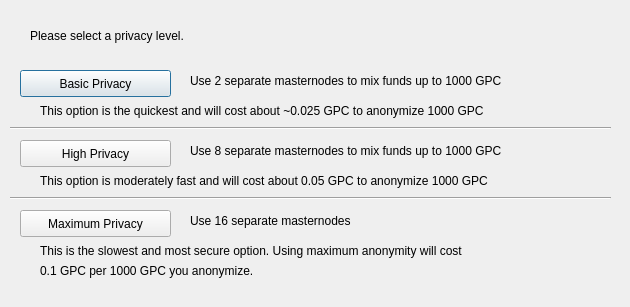
<?xml version="1.0" encoding="UTF-8"?>
<ui version="4.0">
 <class>DarksendConfig</class>
 <widget class="QDialog" name="DarksendConfig">
  <property name="geometry">
   <rect>
    <x>0</x>
    <y>0</y>
    <width>630</width>
    <height>307</height>
   </rect>
  </property>
  <property name="windowTitle">
   <string>Configure PrivateSend</string>
  </property>
  <widget class="QPushButton" name="buttonBasic">
   <property name="geometry">
    <rect>
     <x>20</x>
     <y>70</y>
     <width>151</width>
     <height>27</height>
    </rect>
   </property>
   <property name="text">
    <string>Basic Privacy</string>
   </property>
  </widget>
  <widget class="QPushButton" name="buttonHigh">
   <property name="geometry">
    <rect>
     <x>20</x>
     <y>140</y>
     <width>151</width>
     <height>27</height>
    </rect>
   </property>
   <property name="text">
    <string>High Privacy</string>
   </property>
  </widget>
  <widget class="QPushButton" name="buttonMax">
   <property name="geometry">
    <rect>
     <x>20</x>
     <y>210</y>
     <width>151</width>
     <height>27</height>
    </rect>
   </property>
   <property name="text">
    <string>Maximum Privacy</string>
   </property>
  </widget>
  <widget class="QLabel" name="label">
   <property name="geometry">
    <rect>
     <x>30</x>
     <y>20</y>
     <width>571</width>
     <height>31</height>
    </rect>
   </property>
   <property name="text">
    <string>Please select a privacy level.</string>
   </property>
  </widget>
  <widget class="QLabel" name="label_2">
   <property name="geometry">
    <rect>
     <x>190</x>
     <y>70</y>
     <width>421</width>
     <height>21</height>
    </rect>
   </property>
   <property name="text">
    <string>Use 2 separate masternodes to mix funds up to 1000 GPC</string>
   </property>
  </widget>
  <widget class="QLabel" name="label_3">
   <property name="geometry">
    <rect>
     <x>190</x>
     <y>140</y>
     <width>411</width>
     <height>21</height>
    </rect>
   </property>
   <property name="text">
    <string>Use 8 separate masternodes to mix funds up to 1000 GPC</string>
   </property>
  </widget>
  <widget class="QLabel" name="label_4">
   <property name="geometry">
    <rect>
     <x>190</x>
     <y>210</y>
     <width>421</width>
     <height>21</height>
    </rect>
   </property>
   <property name="text">
    <string>Use 16 separate masternodes</string>
   </property>
  </widget>
  <widget class="QLabel" name="label_6">
   <property name="geometry">
    <rect>
     <x>40</x>
     <y>100</y>
     <width>561</width>
     <height>21</height>
    </rect>
   </property>
   <property name="text">
    <string>This option is the quickest and will cost about ~0.025 GPC to anonymize 1000 GPC</string>
   </property>
  </widget>
  <widget class="QLabel" name="label_7">
   <property name="geometry">
    <rect>
     <x>40</x>
     <y>170</y>
     <width>561</width>
     <height>21</height>
    </rect>
   </property>
   <property name="text">
    <string>This option is moderately fast and will cost about 0.05 GPC to anonymize 1000 GPC</string>
   </property>
  </widget>
  <widget class="QLabel" name="label_8">
   <property name="geometry">
    <rect>
     <x>40</x>
     <y>240</y>
     <width>561</width>
     <height>21</height>
    </rect>
   </property>
   <property name="text">
    <string>This is the slowest and most secure option. Using maximum anonymity will cost</string>
   </property>
  </widget>
  <widget class="QLabel" name="label_9">
   <property name="geometry">
    <rect>
     <x>40</x>
     <y>260</y>
     <width>561</width>
     <height>21</height>
    </rect>
   </property>
   <property name="text">
    <string>0.1 GPC per 1000 GPC you anonymize.</string>
   </property>
  </widget>
  <widget class="Line" name="line">
   <property name="geometry">
    <rect>
     <x>10</x>
     <y>120</y>
     <width>601</width>
     <height>16</height>
    </rect>
   </property>
   <property name="orientation">
    <enum>Qt::Horizontal</enum>
   </property>
  </widget>
  <widget class="Line" name="line_2">
   <property name="geometry">
    <rect>
     <x>10</x>
     <y>190</y>
     <width>601</width>
     <height>16</height>
    </rect>
   </property>
   <property name="orientation">
    <enum>Qt::Horizontal</enum>
   </property>
  </widget>
 </widget>
 <resources/>
 <connections/>
</ui>
